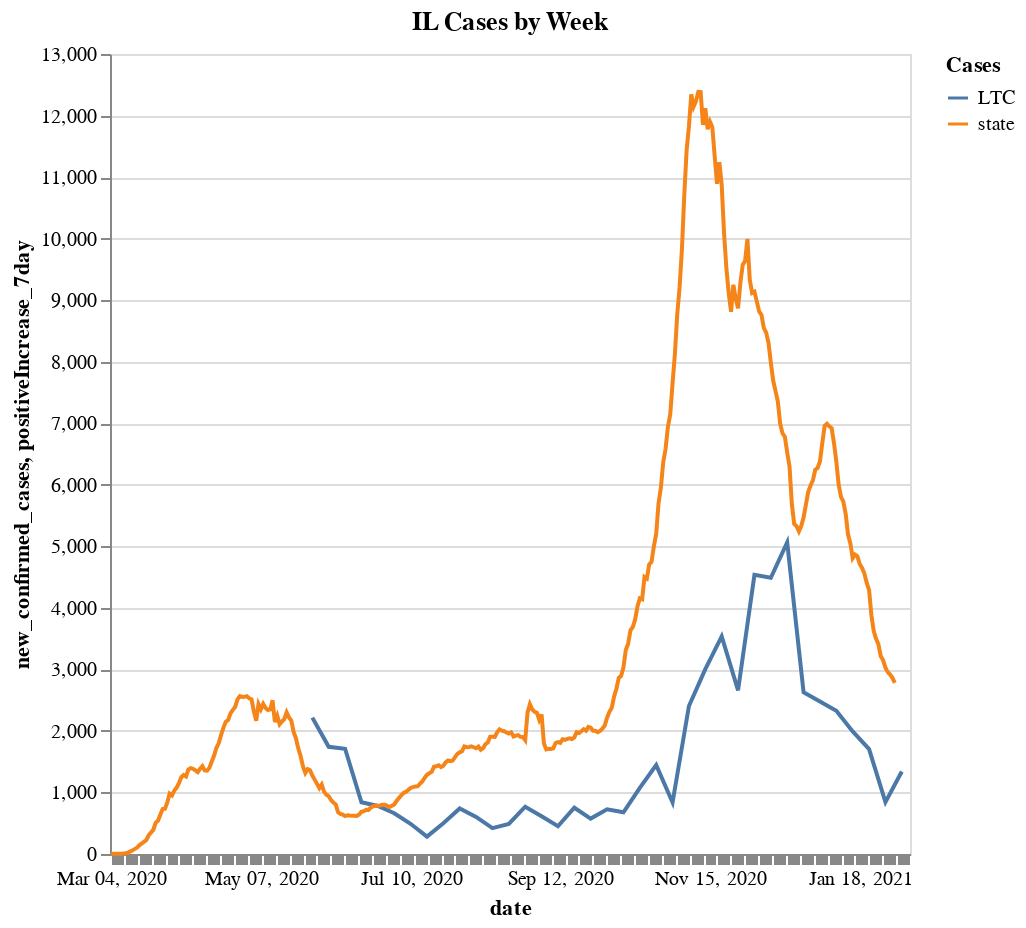

Here is the notebook cell this chart was saved with:
### Code cell
chart_title = 'IL Cases by Week'
il_data_df['legend'] = 'state'
il_data_df['positiveIncrease_7day'] = il_data_df['positiveIncrease'].rolling(7).mean().round(1)
chart3 = alt.Chart(il_data_df).mark_line(color="#FFAA00").encode(
                     x=alt.X('yearmonthdate(date):O', title='date', axis=alt.Axis(labelSeparation=10)),
                     y='positiveIncrease_7day',
                     color=alt.Color('legend', legend=alt.Legend(title="Cases"))
                     ).properties( width=400, height=400, title=chart_title)

chart_title = 'IL Cases by Week'
df['legend'] = 'LTC'

chart1 = alt.Chart(df).mark_line().encode(
                     x=alt.X('yearmonthdate(reported_date):O', title='date', axis=alt.Axis(labelSeparation=10)),
                     y='new_confirmed_cases',
                     color=alt.Color('legend', legend=alt.Legend(title="Cases"))
                     ).properties( width=400, height=400, title=chart_title)
chart1 + chart3

### Figure 1 — Vega-Lite specification as saved in the notebook (floating-point values rounded to 4 significant figures; data arrays with more than 128 entries replaced by an {"elided": "..."} marker saying what was removed)
{"config": {"view": {"continuousWidth": 400, "continuousHeight": 300}}, "layer": [{"data": {"name": "data-6aeda641eaa9f5ce6b7ca35dc5c331f3"}, "mark": "line", "encoding": {"color": {"type": "nominal", "field": "legend", "legend": {"title": "Cases"}}, "x": {"type": "ordinal", "axis": {"labelSeparation": 10}, "field": "reported_date", "timeUnit": "yearmonthdate", "title": "date"}, "y": {"type": "quantitative", "field": "new_confirmed_cases"}}, "height": 400, "title": "IL Cases by Week", "width": 400}, {"data": {"name": "data-9949bc4efc5eaf17fa9edbf9e14fcecd"}, "mark": {"type": "line", "color": "#FFAA00"}, "encoding": {"color": {"type": "nominal", "field": "legend", "legend": {"title": "Cases"}}, "x": {"type": "ordinal", "axis": {"labelSeparation": 10}, "field": "date", "timeUnit": "yearmonthdate", "title": "date"}, "y": {"type": "quantitative", "field": "positiveIncrease_7day"}}, "height": 400, "title": "IL Cases by Week", "width": 400}], "$schema": "https://vega.github.io/schema/vega-lite/v4.8.1.json", "datasets": {"data-6aeda641eaa9f5ce6b7ca35dc5c331f3": [{"confirmed_cases": 14882, "deaths": 2402, "reported_date": "2020-05-23T00:00:00", "new_deaths": null, "new_confirmed_cases": null, "legend": "LTC"}, {"confirmed_cases": 17098, "deaths": 2744, "reported_date": "2020-05-29T00:00:00", "new_deaths": 342.0, "new_confirmed_cases": 2216.0, "legend": "LTC"}, {"confirmed_cases": 18840, "deaths": 3144, "reported_date": "2020-06-05T00:00:00", "new_deaths": 400.0, "new_confirmed_cases": 1742.0, "legend": "LTC"}, {"confirmed_cases": 20550, "deaths": 3433, "reported_date": "2020-06-12T00:00:00", "new_deaths": 289.0, "new_confirmed_cases": 1710.0, "legend": "LTC"}, {"confirmed_cases": 21390, "deaths": 3649, "reported_date": "2020-06-19T00:00:00", "new_deaths": 216.0, "new_confirmed_cases": 840.0, "legend": "LTC"}, {"confirmed_cases": 22170, "deaths": 3772, "reported_date": "2020-06-26T00:00:00", "new_deaths": 123.0, "new_confirmed_cases": 780.0, "legend": "LTC"}, {"confirmed_cases": 22833, "deaths": 3856, "reported_date": "2020-07-03T00:00:00", "new_deaths": 84.0, "new_confirmed_cases": 663.0, "legend": "LTC"}, {"confirmed_cases": 23324, "deaths": 3895, "reported_date": "2020-07-10T00:00:00", "new_deaths": 39.0, "new_confirmed_cases": 491.0, "legend": "LTC"}, {"confirmed_cases": 23607, "deaths": 3974, "reported_date": "2020-07-17T00:00:00", "new_deaths": 79.0, "new_confirmed_cases": 283.0, "legend": "LTC"}, {"confirmed_cases": 24106, "deaths": 4062, "reported_date": "2020-07-24T00:00:00", "new_deaths": 88.0, "new_confirmed_cases": 499.0, "legend": "LTC"}, {"confirmed_cases": 24845, "deaths": 4136, "reported_date": "2020-07-31T00:00:00", "new_deaths": 74.0, "new_confirmed_cases": 739.0, "legend": "LTC"}, {"confirmed_cases": 25448, "deaths": 4162, "reported_date": "2020-08-07T00:00:00", "new_deaths": 26.0, "new_confirmed_cases": 603.0, "legend": "LTC"}, {"confirmed_cases": 25869, "deaths": 4298, "reported_date": "2020-08-14T00:00:00", "new_deaths": 136.0, "new_confirmed_cases": 421.0, "legend": "LTC"}, {"confirmed_cases": 26357, "deaths": 4319, "reported_date": "2020-08-21T00:00:00", "new_deaths": 21.0, "new_confirmed_cases": 488.0, "legend": "LTC"}, {"confirmed_cases": 27126, "deaths": 4396, "reported_date": "2020-08-28T00:00:00", "new_deaths": 77.0, "new_confirmed_cases": 769.0, "legend": "LTC"}, {"confirmed_cases": 27738, "deaths": 4445, "reported_date": "2020-09-04T00:00:00", "new_deaths": 49.0, "new_confirmed_cases": 612.0, "legend": "LTC"}, {"confirmed_cases": 28189, "deaths": 4515, "reported_date": "2020-09-11T00:00:00", "new_deaths": 70.0, "new_confirmed_cases": 451.0, "legend": "LTC"}, {"confirmed_cases": 28941, "deaths": 4575, "reported_date": "2020-09-18T00:00:00", "new_deaths": 60.0, "new_confirmed_cases": 752.0, "legend": "LTC"}, {"confirmed_cases": 29517, "deaths": 4642, "reported_date": "2020-09-25T00:00:00", "new_deaths": 67.0, "new_confirmed_cases": 576.0, "legend": "LTC"}, {"confirmed_cases": 30243, "deaths": 4697, "reported_date": "2020-10-02T00:00:00", "new_deaths": 55.0, "new_confirmed_cases": 726.0, "legend": "LTC"}, {"confirmed_cases": 30920, "deaths": 4792, "reported_date": "2020-10-09T00:00:00", "new_deaths": 95.0, "new_confirmed_cases": 677.0, "legend": "LTC"}, {"confirmed_cases": 31995, "deaths": 4888, "reported_date": "2020-10-16T00:00:00", "new_deaths": 96.0, "new_confirmed_cases": 1075.0, "legend": "LTC"}, {"confirmed_cases": 33440, "deaths": 5019, "reported_date": "2020-10-23T00:00:00", "new_deaths": 131.0, "new_confirmed_cases": 1445.0, "legend": "LTC"}, {"confirmed_cases": 34278, "deaths": 5127, "reported_date": "2020-10-30T00:00:00", "new_deaths": 108.0, "new_confirmed_cases": 838.0, "legend": "LTC"}, {"confirmed_cases": 36683, "deaths": 5253, "reported_date": "2020-11-06T00:00:00", "new_deaths": 126.0, "new_confirmed_cases": 2405.0, "legend": "LTC"}, {"confirmed_cases": 39686, "deaths": 5493, "reported_date": "2020-11-13T00:00:00", "new_deaths": 240.0, "new_confirmed_cases": 3003.0, "legend": "LTC"}, {"confirmed_cases": 43222, "deaths": 5780, "reported_date": "2020-11-20T00:00:00", "new_deaths": 287.0, "new_confirmed_cases": 3536.0, "legend": "LTC"}, {"confirmed_cases": 45882, "deaths": 6047, "reported_date": "2020-11-27T00:00:00", "new_deaths": 267.0, "new_confirmed_cases": 2660.0, "legend": "LTC"}, {"confirmed_cases": 50418, "deaths": 6526, "reported_date": "2020-12-04T00:00:00", "new_deaths": 479.0, "new_confirmed_cases": 4536.0, "legend": "LTC"}, {"confirmed_cases": 54907, "deaths": 6954, "reported_date": "2020-12-11T00:00:00", "new_deaths": 428.0, "new_confirmed_cases": 4489.0, "legend": "LTC"}, {"confirmed_cases": 59970, "deaths": 7559, "reported_date": "2020-12-18T00:00:00", "new_deaths": 605.0, "new_confirmed_cases": 5063.0, "legend": "LTC"}, {"confirmed_cases": 62600, "deaths": 7910, "reported_date": "2020-12-25T00:00:00", "new_deaths": 351.0, "new_confirmed_cases": 2630.0, "legend": "LTC"}, {"confirmed_cases": 65078, "deaths": 8297, "reported_date": "2021-01-01T00:00:00", "new_deaths": 387.0, "new_confirmed_cases": 2478.0, "legend": "LTC"}, {"confirmed_cases": 67407, "deaths": 8670, "reported_date": "2021-01-08T00:00:00", "new_deaths": 373.0, "new_confirmed_cases": 2329.0, "legend": "LTC"}, {"confirmed_cases": 69398, "deaths": 8986, "reported_date": "2021-01-15T00:00:00", "new_deaths": 316.0, "new_confirmed_cases": 1991.0, "legend": "LTC"}, {"confirmed_cases": 71103, "deaths": 9263, "reported_date": "2021-01-22T00:00:00", "new_deaths": 277.0, "new_confirmed_cases": 1705.0, "legend": "LTC"}, {"confirmed_cases": 71946, "deaths": 9461, "reported_date": "2021-01-29T00:00:00", "new_deaths": 198.0, "new_confirmed_cases": 843.0, "legend": "LTC"}, {"confirmed_cases": 73286, "deaths": 9571, "reported_date": "2021-02-05T00:00:00", "new_deaths": 110.0, "new_confirmed_cases": 1340.0, "legend": "LTC"}], "data-9949bc4efc5eaf17fa9edbf9e14fcecd": {"elided": "342 records"}}}
